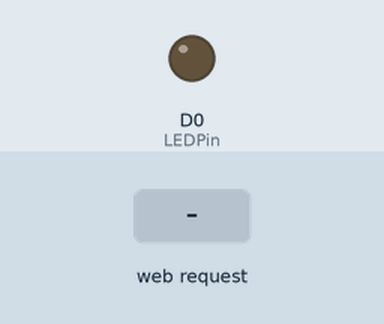
Simulated run of this sketch. Board: ESP8266 (NodeMCU). On the bench: output pins drawn as LEDs (lit = HIGH). The test bench sets the inputs (shaded band). WiFi joins after 1.5 s; servers stay silent unless stated; what the sketch prints to the serial monitor is not drawn.

Above: at 3.7 s.
3.8 s: HTTP request GET /LEDOn received
At 4.2 s:
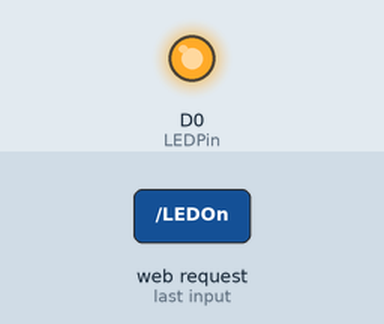
5.3 s: HTTP request GET /LEDOff received
At 6.6 s:
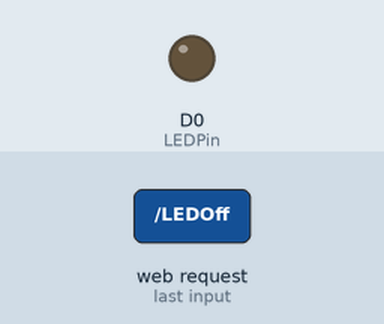
Timing chart, 0 to 8.3 s (numbered marks = the images above; inputs shaded):
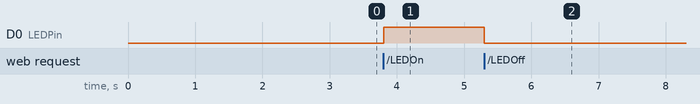

The sketch:

wifi_nodemcu.ino
```cpp
#include <ESP8266WiFi.h>
#include <WiFiClient.h>
#include <ESP8266WebServer.h>

// Replace with your network credentials
const char* ssid = "DataSoft_WiFi";
const char* password = "support123";

ESP8266WebServer server(80);   //instantiate server at port 80 (http port)

String page = "";
int LEDPin = D0;
void setup(void){
  //the HTML of the web page
  page = "<h1>Simple NodeMCU Web Server</h1><p><a href=\"LEDOn\"><button>ON</button></a>&nbsp;<a href=\"LEDOff\"><button>OFF</button></a></p>";
  //make the LED pin output and initially turned off
  pinMode(LEDPin, OUTPUT);
  digitalWrite(LEDPin, LOW);

  delay(1000);
  Serial.begin(115200);
  WiFi.begin(ssid, password); //begin WiFi connection
  Serial.println("");

  // Wait for connection
  while (WiFi.status() != WL_CONNECTED) {
    delay(500);
    Serial.print(".");
  }
  Serial.println("");
  Serial.print("Connected to ");
  Serial.println(ssid);
  Serial.print("IP address: ");
  Serial.println(WiFi.localIP());

  server.on("/", [](){
    server.send(200, "text/html", page);
  });
  server.on("/LEDOn", [](){
    server.send(200, "text/html", page);
    digitalWrite(LEDPin, HIGH);
    delay(1000);
  });
  server.on("/LEDOff", [](){
    server.send(200, "text/html", page);
    digitalWrite(LEDPin, LOW);
    delay(1000);
  });
  server.begin();
  Serial.println("Web server started!");
}

void loop(void){
  server.handleClient();
}
```

Measured:
- after the input at 3.8 s, D0 (LEDPin): LOW → HIGH at once
- after the input at 5.3 s, D0 (LEDPin): HIGH → LOW at once
